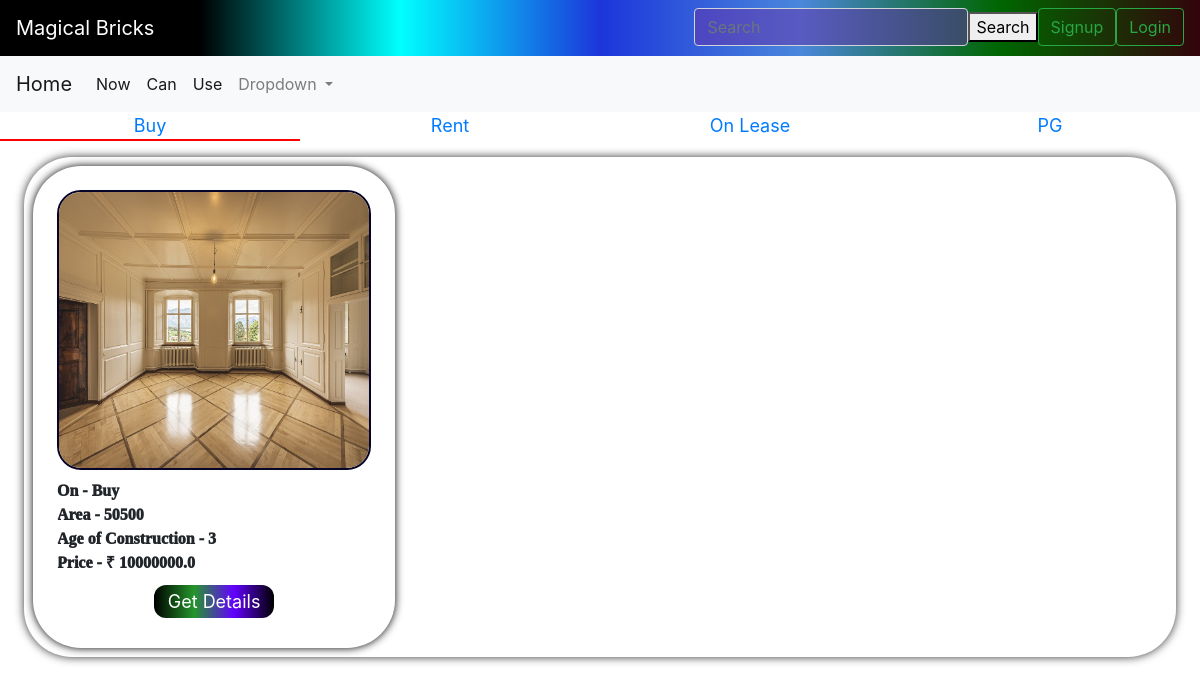
The page /properties?category=2 on the database its author committed.
### bricks/models.py (models this page shows, shortened)
class category(models.Model):
    cat=models.CharField(max_length=50)
    def __str__(self) :
        return self.cat

class built(models.Model):
    name=models.CharField(max_length=500,blank=False,null=True,default=None)
    owner_phone=models.IntegerField(null=True, blank=False)
    owner_name=models.CharField(max_length=500,blank=False,null=True,default=None)
    owner_mail=models.EmailField(max_length=500,blank=False,null=True)
    cat=models.ForeignKey("category", null=True , on_delete=models.CASCADE, default=None)
    area=models.IntegerField()
    floors=models.IntegerField()
    status=models.CharField(max_length=50,choices=st)
    faces=models.CharField(choices=direction, max_length=50, blank=False)
    p_type=models.CharField(max_length=10, default="Built")
    furnished_status=models.CharField(max_length=50,choices=state, blank=False, null=True)
    type_of_ownership=models.CharField(max_length=50,choices=too)
    price=models.FloatField(default=0,null=True)
    age=models.IntegerField()
    address=models.CharField(max_length=200, blank= False, default=None, null=True, unique=True)
    image=models.ImageField(upload_to='images/')

### bricks/views.py (the view)
# urls.py: path('properties',views.properties,name='properties'),
def properties(request):
    x=request.GET.get('category')
    obj=get_object_or_404(category, pk=x)
    p=land.objects.filter(cat__cat=obj.cat)
    q=built.objects.filter(cat__cat=obj.cat)
    y=category.objects.all()
    print(p.count())
    return render(request,'bricks/properties.html',{"obj":p,"obj2":q,"y":y,"current_cat":obj.cat})

### bricks/templates/bricks/properties.html (shortened to what this page needs)
<!DOCTYPE html>
<html lang="en">
<head>
  {% load static %}
  <link rel="stylesheet" href="{% static 'bricks/style_properties.css' %}" />
</head>
<body>
  {% include "bricks/navbar.html" %}
  <div class="main">
    {% if y %} {% for x in y %}
    <a href="{% url 'properties' %}?category={{x.id}}" id="cat">
      {% if current_cat %}
      {% if current_cat == x.cat %}
      <div class="heading" style="border-bottom: 0.2vw solid red;">{{x.cat}}</div>
      {% else %}
      <div class="heading">{{x.cat}}</div>
      {% endif %}
      {% else %}
      <div class="heading">{{x.cat}}</div>
      {% endif %}
    </a>
    {% endfor %} {% endif %}
  </div>
  <div class="properties" >
    {% if obj2 %}
    {% for y in obj2 %}
    <div  class="property">
      <div class="imgs"><img  src="{{y.image.url}}" alt=""></div>
      <div class="info_items">On - {{y.cat}}</div>
      <div class="info_items">Area - {{y.area}}</div>
      <div class="info_items">Age of Construction - {{y.age}}</div>
      {% if y.cat.cat == "Rent" or y.cat.cat == "PG" %}
      <div class="info_items">Monthly Rent - &#8377 {{y.price}}</div>
      {% else %}
      <div class="info_items">Price - &#8377 {{y.price}}</div>
      {% endif %}
      <a href="{% url 'property_details' y.id %}?p_type={{y.p_type}}" id="details_button">
        <div id="details_button">
          Get Details
        </div>
      </a>
    </div>
    {% endfor %}
    {% endif %}
  </div>
</body>
</html>

### bricks/static/bricks/style_properties.css (style rules this page uses)
.main { display: flex; }
#cat { flex: 1; font-size: 1.5vw; }
.heading { margin: auto; justify-content: center; text-align: center; }
.properties { border-color: black; border-width: 1vw; display: block; background-color: #fff; border-radius: 4vw; box-shadow: 0 0 10px rgba(0, 0, 0, 0.8); margin: 2vh 2vw; width: auto; height: fit-content; }
.property { display: inline-block; justify-items: center; background-color: #fff; box-shadow: 0 0 0.75vw rgb(5, 0, 0); border-radius: 4vw; margin: 0.75vw; padding: 3vh 3vh; height: fit-content; width: 31.44%; }
.info_items { display: flex; border-radius: 2vw; overflow: hidden; height: fit-content; box-sizing: border-box; width: 100%; font-family: cursive; font-weight: 1000; }
.imgs { border: 0.2vw solid rgb(6, 4, 40); ; border-radius: 2vw; display: inline-flex; overflow: hidden; box-sizing: border-box; width: 100%; height: 35vh; margin-bottom: 3%; }
.imgs>img { width: 100%; object-fit: fill; }
#details_button { text-decoration: none; display: flex; margin: 3% auto; padding: auto; height: 2.5vw; text-align: center; justify-content: center; font-size: 1.5vw; ; color: white; width: 10vw; border-radius: 1vw; background: linear-gradient(90deg, rgb(0, 0, 0), rgb(36, 150, 43), rgb(98, 0, 255), rgb(0, 0, 0)); }

### rows shown on the page
category: cat "Buy"
category: cat "Rent"
category: cat "On Lease"
category: cat "PG"
built: image (picture), cat "Buy", area "50500", age "3", price "10000000.0"
